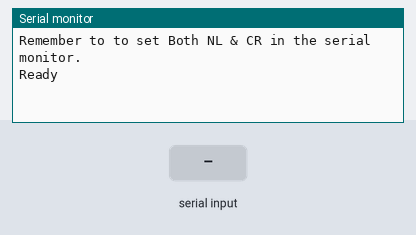
Simulated run of this sketch. Board: Arduino Uno, built with avr-gcc and run on an emulated ATmega328P. On the bench: the last lines printed to the serial monitor. The inputs (shaded band) are chosen by the test bench.

Above: at 1.2 s.
1.3 s: "1" received over the second serial link
At 2.0 s:
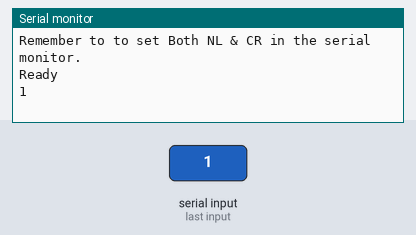
2.8 s: "0" received over the second serial link
At 3.1 s:
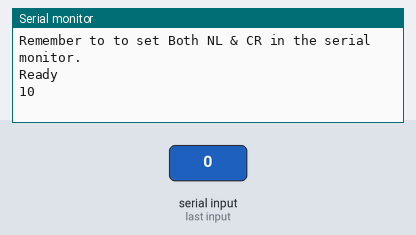

The sketch:

TansferData.ino
```cpp
#include <Arduino.h>

// Basic serial communication with ESP8266
// Uses serial monitor for communication with ESP8266
//
//  Pins
//  Arduino pin 2 (RX) to ESP8266 TX
//  Arduino pin 3 to voltage divider then to ESP8266 RX
//  Connect GND from the Arduiono to GND on the ESP8266
//  Pull ESP8266 CH_PD HIGH
//
// When a command is entered in to the serial monitor on the computer
// the Arduino will relay it to the ESP8266
//

#include <SoftwareSerial.h>
SoftwareSerial ESPserial(2, 3); // RX | TX

void setup()
{
    Serial.begin(9600);     // communication with the host computer
    //while (!Serial)   { ; }

    // Start the software serial for communication with the ESP8266
    ESPserial.begin(9600);

    Serial.println("");
    Serial.println("Remember to to set Both NL & CR in the serial monitor.");
    Serial.println("Ready");
    Serial.println("");
}

void loop()
{
    // listen for communication from the ESP8266 and then write it to the serial monitor
    if ( ESPserial.available() )   {  Serial.write( ESPserial.read() );  }

    // listen for user input and send it to the ESP8266
    if ( Serial.available() )       {  ESPserial.write( Serial.read() );  }
}
```

Measured:
- after the input at 1.3 s, the serial monitor: prints a new line at once (image 1)
- after the input at 2.8 s, the serial monitor: prints a new line at once (image 2)
